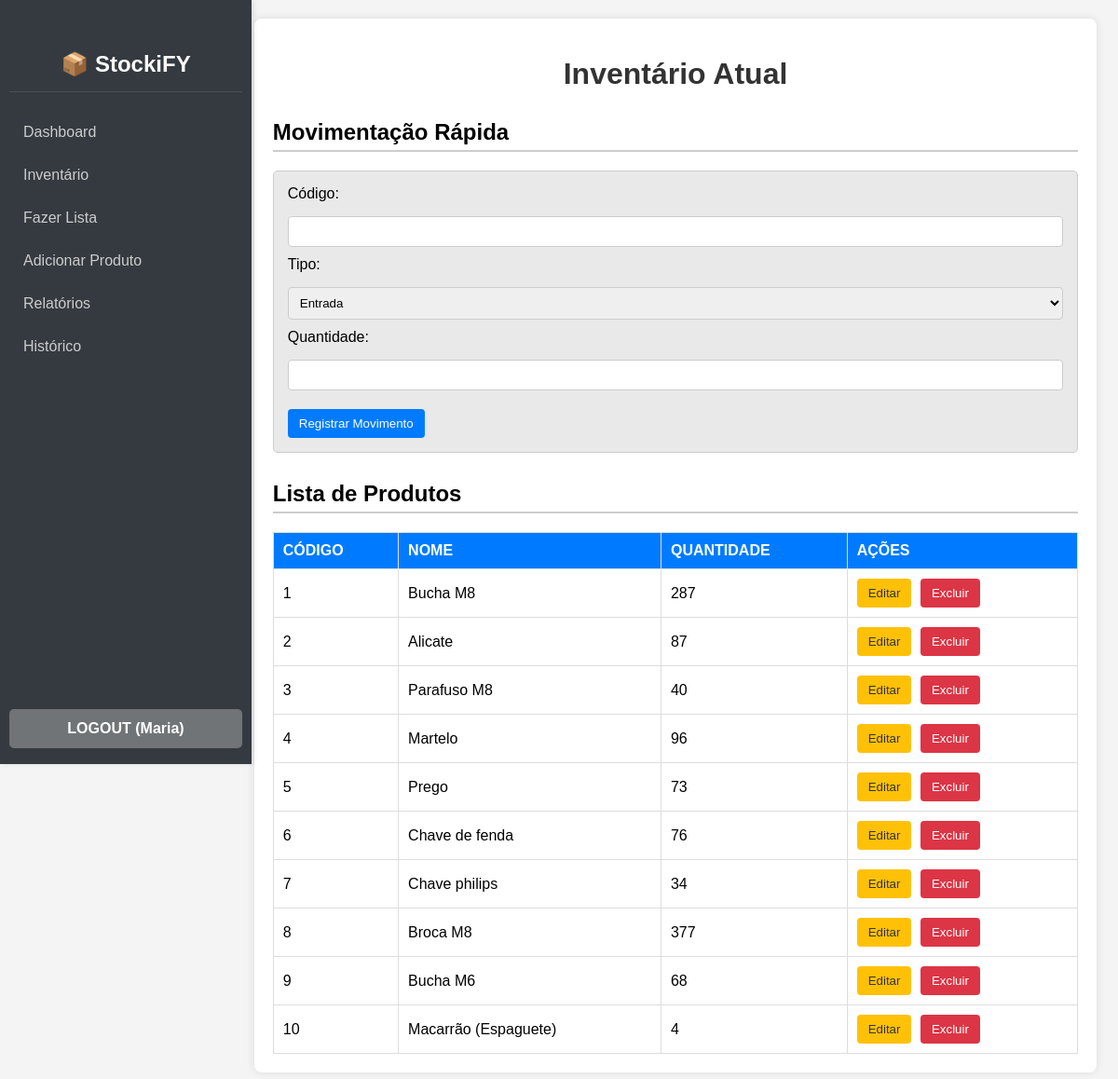
Page /inventario (signed in) on the committed database.
### app.py (models this page shows, shortened)
class Usuario(UserMixin, db.Model):
    id = db.Column(db.Integer, primary_key=True)
    username = db.Column(db.String(80), unique=True, nullable=False)
    password_hash = db.Column(db.String(128))

class Produto(db.Model):
    id = db.Column(db.Integer, primary_key=True)
    nome = db.Column(db.String(100), nullable=False)
    quantidade = db.Column(db.Integer, default=0)

### app.py (the view)
@app.route('/inventario')
@login_required
def inventario():
    estoque_db = Produto.query.order_by(Produto.id).all() # Ordenar por ID pode ser melhor para consistência
    return render_template('index.html', estoque=estoque_db)

### app.py (called while the page is built)
@login_manager.user_loader
def load_user(user_id):
    return Usuario.query.get(int(user_id))

### templates/index.html (shortened to what this page needs)
<!DOCTYPE html>
<html lang="pt-BR">
<head>
    <link rel="stylesheet" href="{{ url_for('static', filename='css/style.css') }}">
</head>
<body>
<div class="sidebar">
    <h2>📦 StockiFY</h2>
    <a href="{{ url_for('dashboard') }}">Dashboard</a>
    <a href="{{ url_for('inventario') }}">Inventário</a>
    <a href="{{ url_for('lista_pedidos_page') }}">Fazer Lista</a>
    <a href="{{ url_for('adicionar_produto') }}">Adicionar Produto</a>
    <a href="{{ url_for('relatorio_menu') }}">Relatórios</a>
    <a href="{{ url_for('historico_page') }}">Histórico</a>
    {% if current_user.is_authenticated %}
        <a href="{{ url_for('logout') }}" class="logout-link">
            LOGOUT ({{ current_user.username | capitalize }})
        </a>
    {% endif %}
</div>
<div class="content">
    <div class="container">
        <h1>Inventário Atual</h1>
        <h2>Movimentação Rápida</h2>
        <form
            hx-post="{{ url_for('movimentar') }}"
            hx-target="#inventory-table-body"
            hx-swap="innerHTML"
            hx-indicator="#loading"
            class="form-row"
        >
            <label>Código:</label>
            <input type="number" name="codigo" required>
            <label>Tipo:</label>
            <select name="tipo_movimento" required>
                <option value="entrada">Entrada</option>
            </select>
            <label>Quantidade:</label>
            <input type="number" name="quantidade" min="1" required>
            <button type="submit" class="btn btn-main">Registrar Movimento</button>
        </form>
        <h2>Lista de Produtos</h2>
        <table class="table-inventory">
            <thead>
                <tr>
                    <th>CÓDIGO</th>
                    <th>NOME</th>
                    <th>QUANTIDADE</th>
                    <th>AÇÕES</th>
                </tr>
            </thead>
            <tbody id="inventory-table-body">
                {% for produto in estoque %}
                <tr>
                    <td>{{ produto.id }}</td>
                    <td>{{ produto.nome }}</td>
                    <td>{{ produto.quantidade }}</td>
                    <td>
                        <button class="btn btn-edit"
                            onclick="toggleEditForm('{{ produto.id }}')">
                            Editar
                        </button>
                        <button class="btn btn-delete"
                            hx-post="{{ url_for('excluir_produto_htmx', produto_id=produto.id) }}"
                            hx-target="closest tr"
                            hx-swap="outerHTML"
                            hx-confirm="Deseja excluir {{ produto.nome }}?">
                            Excluir
                        </button>
                    </td>
                </tr>
                {% endfor %}
            </tbody>
        </table>
    </div>
</div>
</body>
</html>

### static/css/style.css (style rules this page uses)
body { font-family: Arial, sans-serif; margin: 0; background-color: #f4f4f4; display: flex; }
.content { margin-left: 250px; padding: 20px; flex-grow: 1; }
.container { max-width: 95%; margin: auto; background: white; padding: 20px; border-radius: 8px; box-shadow: 0 0 10px rgba(0, 0, 0, 0.1); }
h1 { text-align: center; color: #333; }
h2 { border-bottom: 2px solid #ccc; padding-bottom: 5px; margin-top: 30px; }
.sidebar { width: 250px; background-color: #343a40; color: white; box-shadow: 2px 0 5px rgba(0, 0, 0, 0.1); height: 100vh; position: fixed; display: flex; flex-direction: column; padding: 10px; }
.sidebar h2 { text-align: center; margin-bottom: 20px; padding: 15px 0; color: #fcfbfa; border-bottom: 1px solid #495057; }
.sidebar a { padding: 12px 15px; text-decoration: none; font-size: 16px; color: #ccc; display: block; border-radius: 5px; margin: 2px 0; transition: background-color 0.2s ease, color 0.2s ease, transform 0.1s ease; }
.logout-link { position: absolute; bottom: 15px; left: 10px; width: calc(100% - 20px); box-sizing: border-box; padding: 15px 0; text-align: center; background-color: #c4c4c46b; color: white !important; font-weight: bold; text-decoration: none; border-radius: 5px; margin: 0; border-top: none; transition: background-color 0.2s ease, transform 0.1s ease; }
.btn { color: white; padding: 8px 12px; border: none; border-radius: 4px; cursor: pointer; margin-right: 5px; text-decoration: none; display: inline-block; text-align: center; transition: background-color 0.2s ease, opacity 0.2s ease, transform 0.1s ease, box-shadow 0.2s ease; }
.btn-main { background-color: #007bff; }
.btn-edit { background-color: #ffc107; color: #333; }
.btn-delete { background-color: #dc3545; }
input[type="text"], input[type="number"], input[type="password"], select, input[type="date"] { width: 100%; padding: 8px; border: 1px solid #ccc; border-radius: 4px; box-sizing: border-box; transition: border-color 0.2s ease, box-shadow 0.2s ease; }
.form-row { display: flex; flex-wrap: wrap; gap: 10px; align-items: flex-end; margin-bottom: 20px; padding: 15px; border: 1px solid #ccc; border-radius: 5px; background-color: #e9e9e9; }
.form-row label { white-space: nowrap; margin-bottom: 5px; flex-basis: 100%; }
.form-row button { margin-top: 10px; }
table { width: 100%; border-collapse: collapse; margin-top: 20px; }
th, td { border: 1px solid #ddd; padding: 10px; text-align: left; vertical-align: middle; }
.table-inventory th { background-color: #007bff; color: white; }
.table-inventory tbody tr, .table-pedidos tbody tr { transition: background-color 0.15s ease-in-out; }
.table-inventory td:last-child { white-space: nowrap; }

### rows in the picture
Usuario: username "Maria"
Produto: id "1", nome "Bucha M8", quantidade "287"
Produto: id "2", nome "Alicate", quantidade "87"
Produto: id "3", nome "Parafuso M8", quantidade "40"
Produto: id "4", nome "Martelo", quantidade "96"
Produto: id "5", nome "Prego", quantidade "73"
Produto: id "6", nome "Chave de fenda", quantidade "76"
Produto: id "7", nome "Chave philips", quantidade "34"
Produto: id "8", nome "Broca M8", quantidade "377"
Produto: id "9", nome "Bucha M6", quantidade "68"
Produto: id "10", nome "Macarrão (Espaguete)", quantidade "4"
